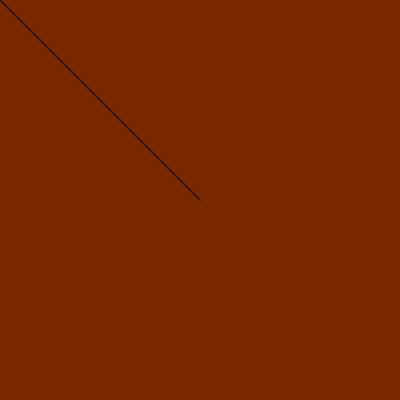
Frame 1 (no input)
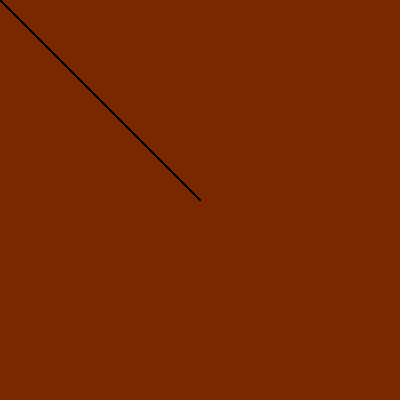
Frame 60 (the mouse pressed at the canvas centre just before this capture)
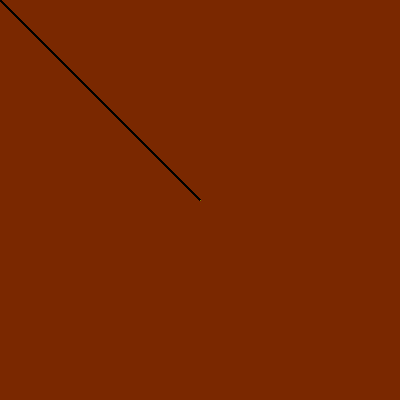
Frame 120 (the mouse held since frame 60 and released just before this capture)

The Processing sketch that drew these frames (run headless with seeded random() and noise(); from frame 60 on, the mouse is pressed at the canvas centre):

// Processing sketch: processing_3812
// ── processing_3812.pde

 int i = 1;  
 float a = 200;
 float b = 200; 
 
 void setup() {
       size(400, 400);
       colorMode(RGB,width);
       stroke(255);
       background(192, 64, 0);

     } 


 
     void draw() {
       
     if (mousePressed == true) {
         stroke(mouseY,mouseX,mouseY-mouseX);
         line(a, b, mouseX, mouseY);}
     else {stroke(mouseX,mouseY,0);
      //background(192,64,0);
       line(a, b, mouseX, mouseY);}
       
       
     }
     
     void mousePressed() {
      if (i < 11) {
      fill(width);
      noStroke();
      ellipse(mouseX,mouseY,2*i*i,2*i*i); 
      i += 1;}
      else {
       background(mouseX,mouseY,0);
       a = mouseX;
       b = mouseY;
       i = 1;
      }
      
     }
